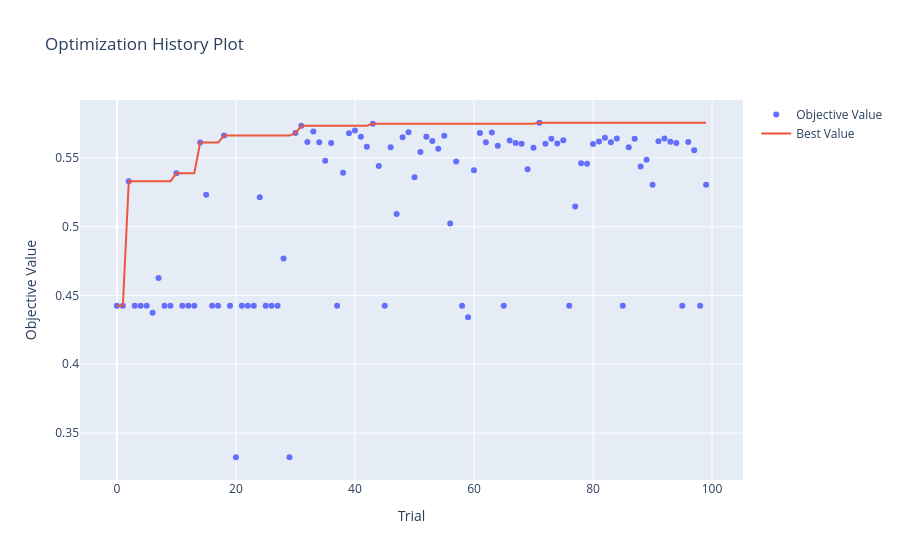

The code cell stored with this chart in its notebook:
### Markdown cell above
Train and optimize the model:

### Code cell
(optimized_AB, 
train_metrics_mean_AB,
train_metrics_std_AB, 
val_metrics_mean_AB, 
val_metrics_std_AB, 
test_metrics_AB,
precs_AB, recs_AB) = optimize_model_optuna_search(pipe_AB, params_dist_AB,
                                                X_train, y_train, X_test, y_test,
                                                cv=my_cv,
                                                seed=seed)
